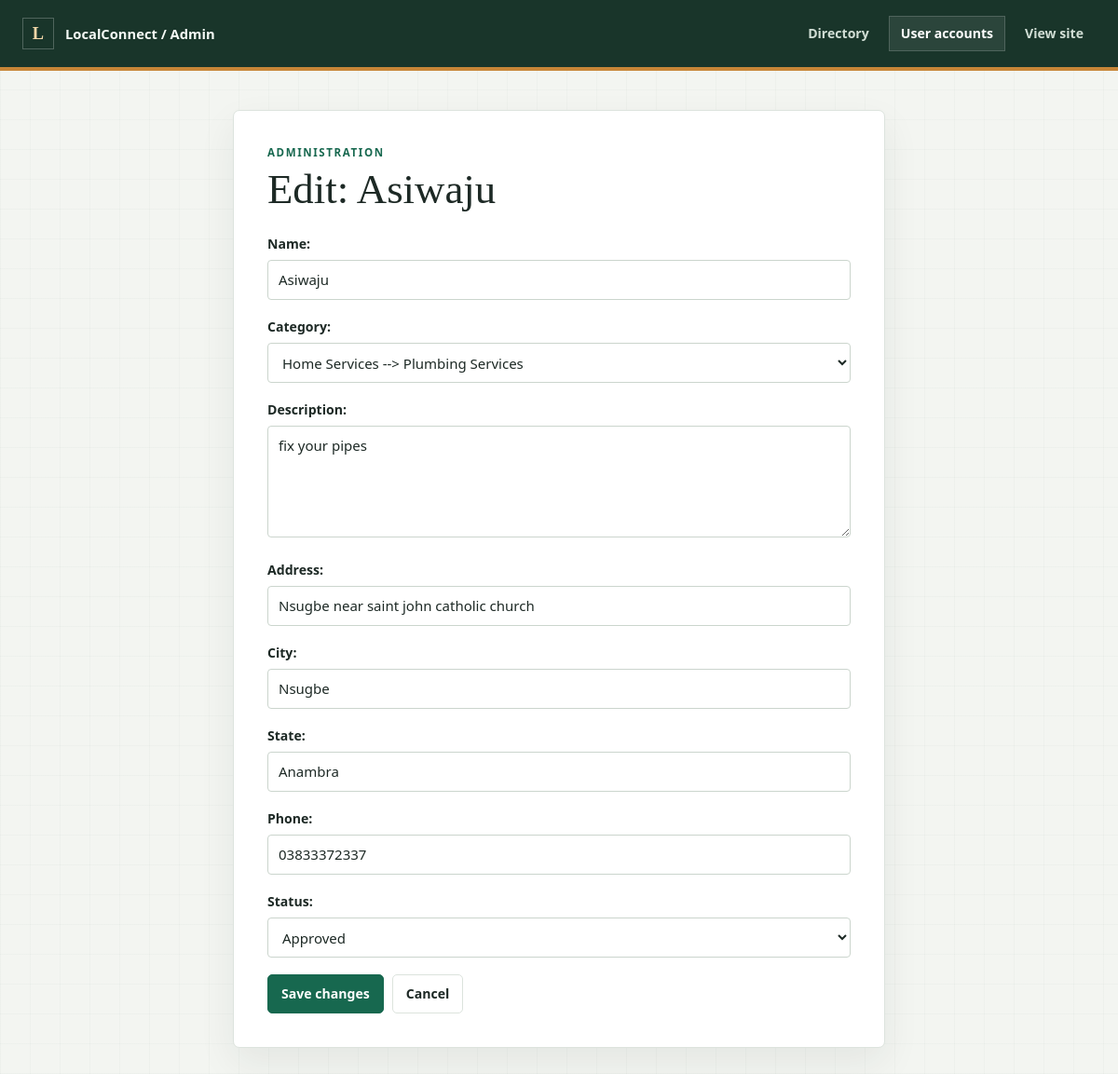
Screenshot of /secure-control-hub/provider/edit/2/ (signed in) with the database file from the repository.
### Handyman/models.py (models this page shows, shortened)
class ServiceProvider(models.Model):
    STATUS_CHOICES = [
        ('pending', 'Pending review'),
        ('approved', 'Approved'),
        ('rejected', 'Rejected'),
    ]
    name = models.CharField(max_length=150)
    category = models.ForeignKey(
        Category,
        on_delete=models.PROTECT,
        related_name="providers",
    )
    description = models.TextField()
    address = models.CharField(max_length=255)
    state = models.CharField(
        max_length=100,
        default="Anambra",
        db_index=True,
    )
    city = models.CharField(max_length=100, db_index=True)
    neighborhood = models.CharField(
        max_length=100,
        blank=True,
        db_index=True,
    )
    phone = models.CharField(max_length=30)
    email = models.EmailField(blank=True)
    website = models.URLField(blank=True)
    image = models.ImageField(
        upload_to="providers/",
        blank=True,
    )
    status = models.CharField(
        max_length=20,
        choices=STATUS_CHOICES,
        default='pending',
        db_index=True,
    )
    is_verified = models.BooleanField(default=False)
    owner = models.ForeignKey(
        settings.AUTH_USER_MODEL,
        on_delete=models.CASCADE,
        related_name='owned_providers',
        null=True,
        blank=True,
    )
    created_at = models.DateTimeField(auto_now_add=True)
    class Meta:
        ordering = ["name"]

class Category(models.Model):
    name = models.CharField(max_length=100, unique=True)
    description = models.TextField(blank=True, default="")
    parent = models.ForeignKey(
        "self",
        on_delete=models.CASCADE,
        null=True,
        blank=True,
        related_name="children",
    )
    slug = models.SlugField(unique=True)
    class Meta:
        ordering = ["name"]
        verbose_name_plural = "categories"
    def __str__(self):
        if self.parent:
            return f"{self.parent.name} --> {self.name}"
        return self.name

### custom_admin/views.py (the view)
# urls.py: path("provider/edit/<int:pk>/", views.edit_provider, name="edit_provider"),
@user_passes_test(superuser_only, login_url="/login/")
def edit_provider(request, pk):
    provider = get_object_or_404(ServiceProvider, pk=pk)
    if request.method == "POST":
        form = AdminProviderForm(request.POST, instance=provider)
        if form.is_valid():
            form.save()
            return redirect("directory_admin_dashboard")
    else:
        form = AdminProviderForm(instance=provider)
    return render(
        request,
        "custom_admin/manage_form.html",
        {"form": form, "title": f"Edit: {provider.name}"},
    )

### custom_admin/forms.py
class AdminProviderForm(forms.ModelForm):
    class Meta:
        model = ServiceProvider
        fields = ['name', 'category', 'description', 'address', 'city', 'state', 'phone', 'status']
        widgets = {
            'name': forms.TextInput(attrs={'class': 'w-full p-2 border border-gray-300 rounded-lg'}),
            'category': forms.Select(attrs={'class': 'w-full p-2 border border-gray-300 rounded-lg'}),
            'description': forms.Textarea(attrs={'class': 'w-full p-2 border border-gray-300 rounded-lg', 'rows': 3}),
            'address': forms.TextInput(attrs={'class': 'w-full p-2 border border-gray-300 rounded-lg'}),
            'city': forms.TextInput(attrs={'class': 'w-full p-2 border border-gray-300 rounded-lg'}),
            'state': forms.TextInput(attrs={'class': 'w-full p-2 border border-gray-300 rounded-lg'}),
            'phone': forms.TextInput(attrs={'class': 'w-full p-2 border border-gray-300 rounded-lg'}),
            'status': forms.Select(attrs={'class': 'w-full p-2 border border-gray-300 rounded-lg'}),
        }

### custom_admin/views.py (called while the page is built)
def superuser_only(user):
    return user.is_active and user.is_superuser

### custom_admin/templates/custom_admin/manage_form.html (shortened to what this page needs)
{% load static %}
<!DOCTYPE html>
<html lang="en">
<head>
    <link rel="stylesheet" href="{% static 'css/custom_admin.css' %}">
</head>
<body class="admin-page">
    <header class="admin-topbar">
        <div class="admin-topbar-inner">
            <a class="admin-brand" href="{% url 'directory_admin_dashboard' %}"><span class="admin-brand-mark" aria-hidden="true">L</span><span>LocalConnect / Admin</span></a>
            <nav class="admin-topbar-nav" aria-label="Administration">
                <a href="{% url 'directory_admin_dashboard' %}">Directory</a>
                <a href="{% url 'directory_admin_users' %}" aria-current="page">User accounts</a>
                <a href="{% url 'home' %}">View site</a>
            </nav>
        </div>
    </header>
    <main class="admin-shell">
        <section class="admin-form-panel">
            <p class="admin-kicker">Administration</p>
            <h1>{{ title }}</h1>
            <form method="POST">
                {{ form.as_p }}
                <div class="admin-button-row">
                    <button type="submit" class="admin-button admin-button-primary">Save changes</button>
                    {% if cancel_url %}
                        <a href="{% url cancel_url %}" class="admin-button">Cancel</a>
                    {% else %}
                        <a href="{% url 'directory_admin_dashboard' %}" class="admin-button">Cancel</a>
                    {% endif %}
                </div>
            </form>
        </section>
    </main>
</body>
</html>

### static/css/custom_admin.css (style rules this page uses)
:root { color-scheme: light; --admin-ink: #1d2925; --admin-muted: #68756f; --admin-paper: #f3f5f1; --admin-surface: #ffffff; --admin-line: #dce3dd; --admin-green: #17684f; --admin-green-dark: #10513d; --admin-green-soft: #e8f3ed; --admin-amber: #a36316; --admin-amber-soft: #fff3df; --admin-red: #a53d39; --admin-red-soft: #fff0ed; --admin-radius: 7px; --admin-shadow: 0 16px 40px rgba(30, 48, 39, 0.07); }
* { box-sizing: border-box; }
body.admin-page { min-height: 100vh; margin: 0; color: var(--admin-ink); background: linear-gradient(90deg, rgba(31, 78, 56, 0.025) 1px, transparent 1px), linear-gradient(rgba(31, 78, 56, 0.025) 1px, transparent 1px), var(--admin-paper); background-size: 32px 32px; font-family: "Aptos", "Segoe UI", sans-serif; font-size: 15px; line-height: 1.55; }
.admin-page a { color: inherit; text-decoration: none; }
.admin-page button, .admin-page input, .admin-page select, .admin-page textarea { font: inherit; }
.admin-topbar { color: #f5faf6; background: #19352a; border-bottom: 4px solid #c78638; }
.admin-topbar-inner { width: min(1280px, calc(100% - 48px)); min-height: 72px; margin: 0 auto; display: flex; align-items: center; justify-content: space-between; gap: 24px; }
.admin-brand { display: flex; align-items: center; gap: 12px; font-size: 0.92rem; font-weight: 700; }
.admin-brand-mark { width: 34px; height: 34px; display: grid; place-items: center; border: 1px solid rgba(255, 255, 255, 0.24); color: #f4d7a8; font-family: Georgia, serif; font-size: 1.15rem; }
.admin-topbar-nav { display: flex; align-items: center; gap: 8px; }
.admin-topbar-nav a { min-height: 38px; padding: 7px 12px; display: inline-flex; align-items: center; border: 1px solid transparent; color: #d1ded5; font-size: 0.88rem; font-weight: 650; transition: background 150ms ease, color 150ms ease, border-color 150ms ease; }
.admin-topbar-nav a:hover, .admin-topbar-nav a[aria-current="page"] { border-color: rgba(255, 255, 255, 0.17); color: #fff; background: rgba(255, 255, 255, 0.08); }
.admin-shell { width: min(1280px, calc(100% - 48px)); margin: 0 auto; padding: 42px 0 64px; }
.admin-kicker { margin: 0 0 6px; color: var(--admin-green); font-size: 0.72rem; font-weight: 800; letter-spacing: 0.14em; text-transform: uppercase; }
.admin-page h1, .admin-page h2, .admin-page h3, .admin-page p { margin-top: 0; }
.admin-page h1 { margin-bottom: 0; color: var(--admin-ink); font-family: Georgia, "Times New Roman", serif; font-size: clamp(2rem, 5vw, 2.8rem); font-weight: 500; line-height: 1.08; }
.admin-actions, .admin-button-row, .admin-row-actions { display: flex; align-items: center; flex-wrap: wrap; gap: 9px; }
.admin-button, .admin-page button.admin-button { min-height: 40px; padding: 9px 14px; display: inline-flex; align-items: center; justify-content: center; border: 1px solid var(--admin-line); border-radius: 5px; color: var(--admin-ink); background: #fff; font-size: 0.88rem; font-weight: 750; cursor: pointer; transition: background 150ms ease, border-color 150ms ease, transform 150ms ease; }
.admin-button-primary, .admin-page button.admin-button-primary { border-color: var(--admin-green); color: #fff; background: var(--admin-green); }
.admin-form-panel, .admin-confirm-panel { max-width: 700px; margin: 0 auto; padding: clamp(22px, 4vw, 36px); border: 1px solid var(--admin-line); border-radius: var(--admin-radius); background: var(--admin-surface); box-shadow: var(--admin-shadow); }
.admin-form-panel form { margin-top: 24px; }
.admin-form-panel form p { margin: 0 0 18px; }
.admin-form-panel label { display: block; margin-bottom: 6px; color: var(--admin-ink); font-size: 0.88rem; font-weight: 750; }
.admin-form-panel input:not([type="checkbox"]), .admin-form-panel select, .admin-form-panel textarea { width: 100%; min-height: 43px; padding: 9px 11px; border: 1px solid #cbd5cd; border-radius: 4px; color: var(--admin-ink); background: #fff; }
.admin-form-panel textarea { min-height: 120px; resize: vertical; }

### rows the page displays
ServiceProvider: name "Asiwaju", category "Home Services --> Plumbing Services", description "fix your pipes", address "Nsugbe near saint john catholic church", city "Nsugbe", state "Anambra", phone "03833372337", status "Approved"

### other values shown
{{ title }} "Edit: Asiwaju"
